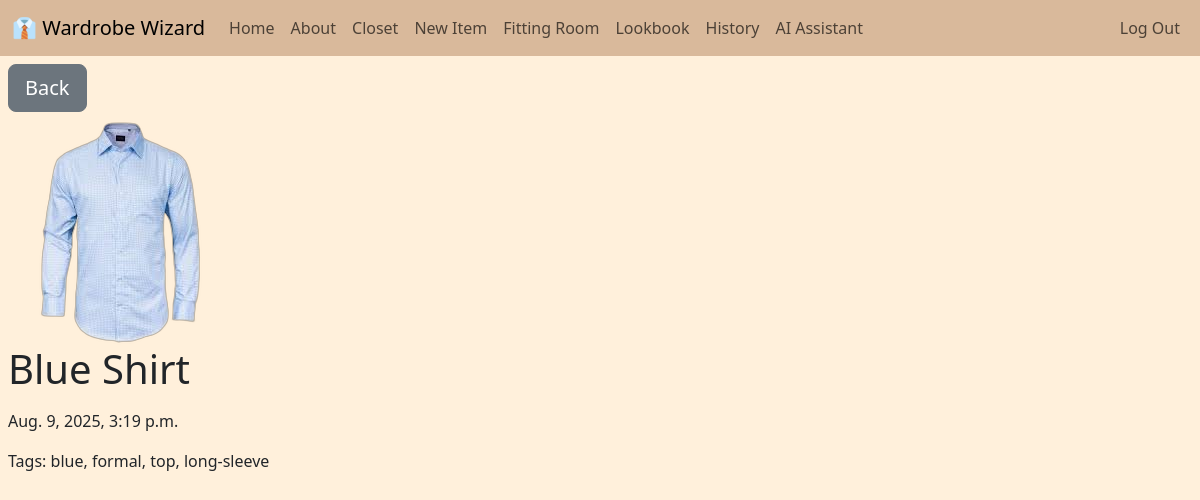
Page /closet/7/ (signed in) on the committed database.
### closet/models.py (models this page shows, shortened)
class ClothingItem(models.Model):
    title = models.CharField(max_length = 75)
    slug = models.SlugField(blank=True) #unused, urls generated by pk, left here for future deployments relating to slugs
    date = models.DateTimeField(auto_now_add = True) #auto adds date and time
    image = models.ImageField(default='fallback.jpeg', blank = True)
    user = models.ForeignKey(User, on_delete=models.CASCADE, default=None)
    tags = TaggableManager()

### closet/views.py (the view)
# urls.py: path("<int:pk>/", views.clothing_item_page, name="page"),
def clothing_item_page(request, pk):
    item = get_object_or_404(ClothingItem, pk=pk)
    return render(request, "closet/clothing_item_page.html", {"item": item})

### closet/templates/closet/clothing_item_page.html (shortened to what this page needs)
{% extends 'layout.html' %}
{% block content %}
    <div class="ps-2">
    <a href="{% url 'closet:list' %}" class="btn btn-secondary btn-lg mt-2 mb-2" >Back</a>
    <section>
    <img
        class="image"
        src="{{ item.image.url }}"
        alt="{{ item.title }}"
        style="max-width: 100%; height: auto; aspect-ratio: 1/1; object-fit: contain;"
    />
    <h1>{{ item.title }}</h1>
    <p>{{ item.date }}</p>
    <p>Tags:
        {% for tag in item.tags.all %}
            <span>{{ tag }}</span>{% if not forloop.last %}, {% endif %}
        {% endfor %}
    </p>
    </section>
    </div>
{% endblock %}

### static/css/style.css (style rules this page uses)
html body { background-color: #fff0db; }

### rows in the picture
ClothingItem: image (picture), title "Blue Shirt", date "Aug. 9, 2025, 3:19 p.m."
Tag: name "blue"
Tag: name "formal"
Tag: name "top"
Tag: name "long-sleeve"
